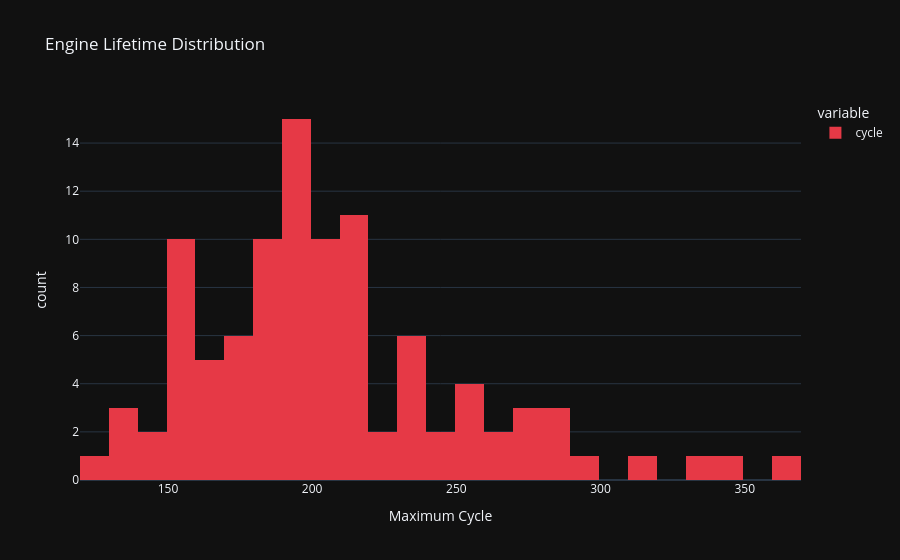

Notebook cell for this chart:
### Code cell
# Plotting an interactive histogram to analyze the distribution of engine failure points
fig = px.histogram(engine_lives, nbins=30, title='Engine Lifetime Distribution',
                   labels={'value': 'Maximum Cycle', 'count': 'Frequency'},
                   color_discrete_sequence=['#e63946'])
fig.update_layout(template='plotly_dark')
fig.show()

### Figure 1 — Plotly figure (JSON) as saved in the notebook; plotly's stock layout.template omitted (floating-point values rounded to 4 significant figures)
{"data": [{"bingroup": "x", "hovertemplate": "variable=cycle<br>Maximum Cycle=%{x}<br>count=%{y}<extra></extra>", "legendgroup": "cycle", "marker": {"color": "#e63946", "pattern": {"shape": ""}}, "name": "cycle", "nbinsx": 30, "orientation": "v", "showlegend": true, "type": "histogram", "x": [192, 287, 179, 189, 269, 188, 259, 150, 201, 222, 240, 170, 163, 180, 207, 209, 276, 195, 158, 234, 195, 202, 168, 147, 230, 199, 156, 165, 163, 194, 234, 191, 200, 195, 181, 158, 170, 194, 128, 188, 216, 196, 207, 192, 158, 256, 214, 231, 215, 198, 213, 213, 195, 257, 193, 275, 137, 147, 231, 172, 185, 180, 174, 283, 153, 202, 313, 199, 362, 137, 208, 213, 213, 166, 229, 210, 154, 231, 199, 185, 240, 214, 293, 267, 188, 278, 178, 213, 217, 154, 135, 341, 155, 258, 283, 336, 202, 156, 185, 200], "xaxis": "x", "yaxis": "y"}], "layout": {"barmode": "relative", "legend": {"title": {"text": "variable"}, "tracegroupgap": 0}, "title": {"text": "Engine Lifetime Distribution"}, "xaxis": {"anchor": "y", "domain": [0, 1], "title": {"text": "Maximum Cycle"}}, "yaxis": {"anchor": "x", "domain": [0, 1], "title": {"text": "count"}}}}
